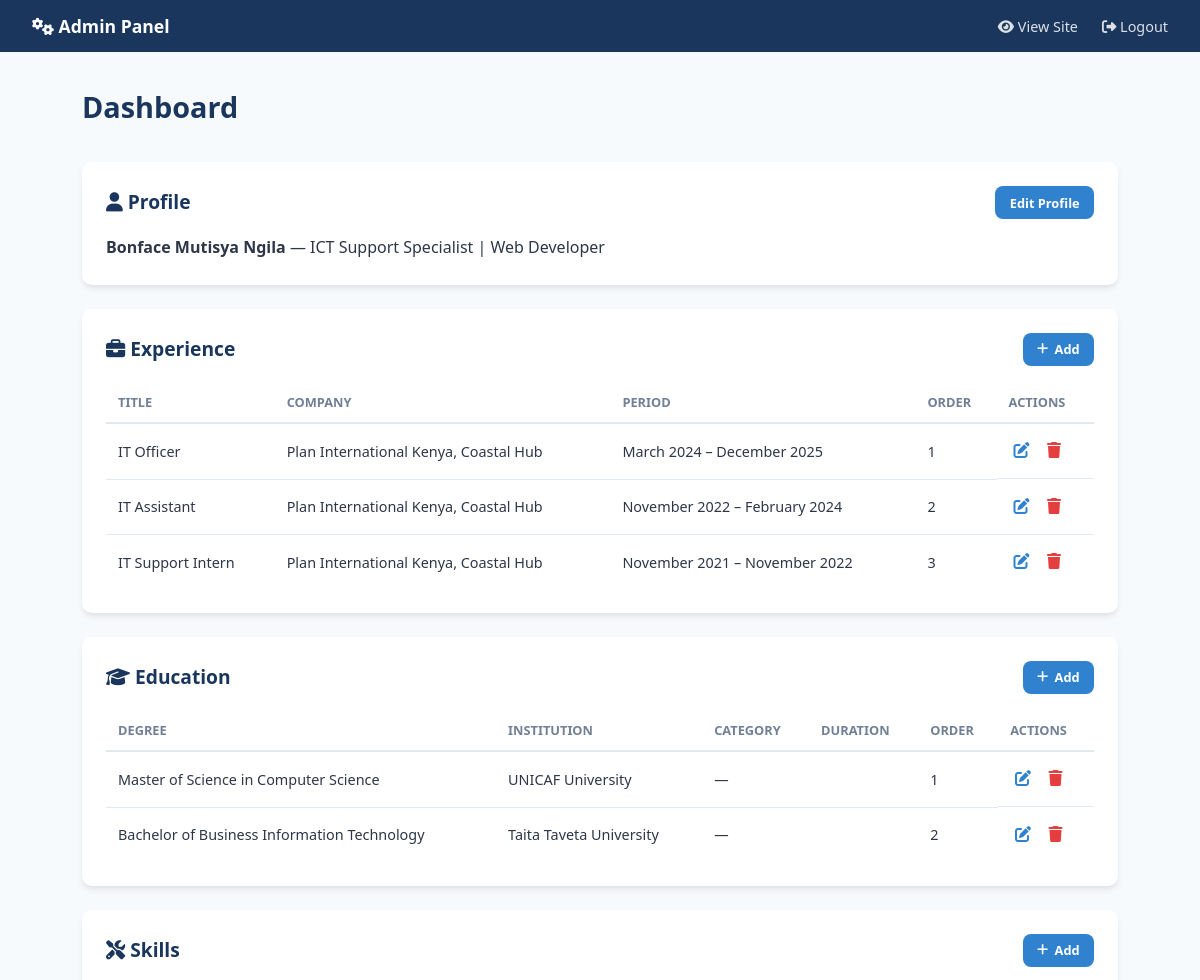
The page /admin (signed in, upper part) on the database as committed earlier.
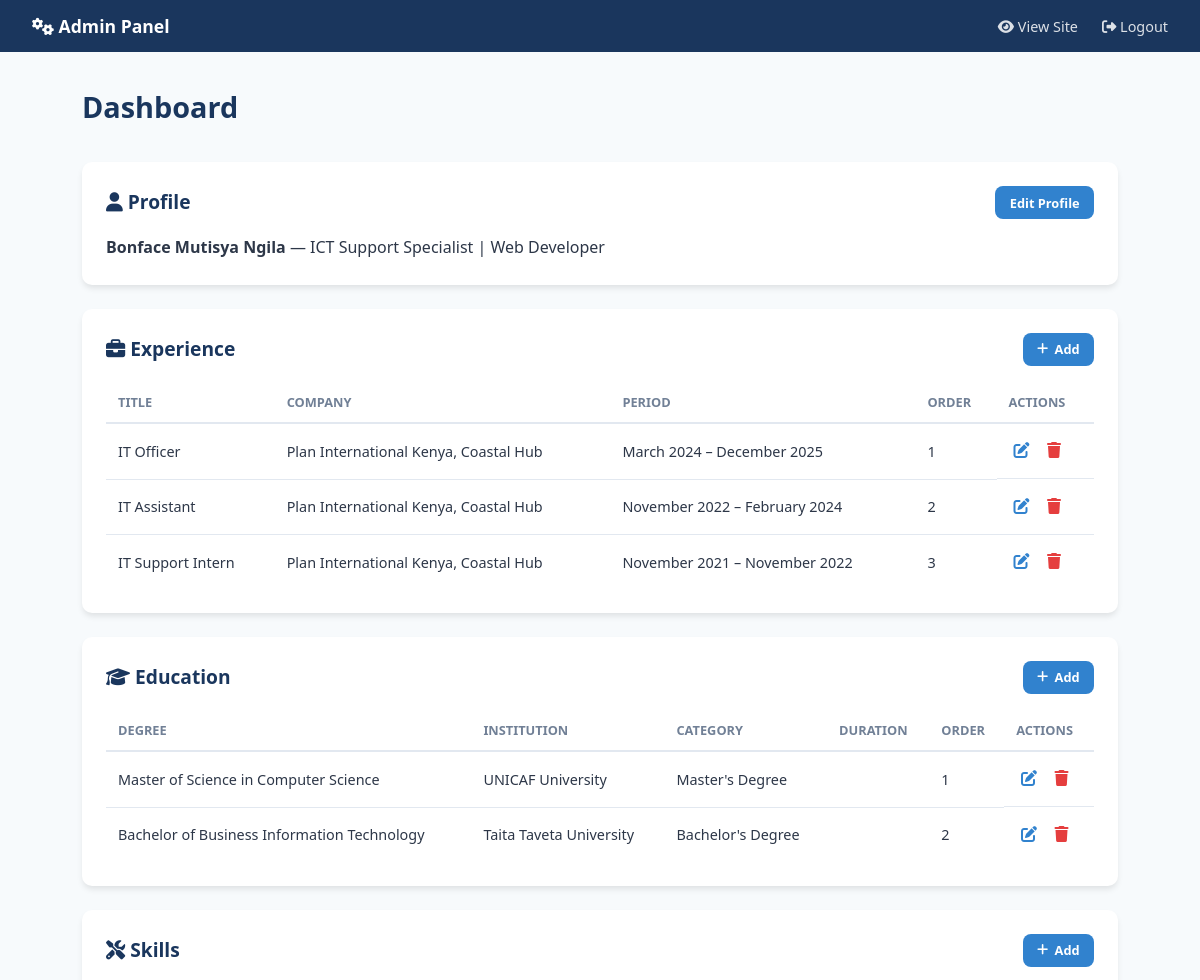
The same page on the database as committed later.
### app.py (models this page shows)
class Education(db.Model):
    id = db.Column(db.Integer, primary_key=True)
    degree = db.Column(db.String(200), nullable=False)
    institution = db.Column(db.String(200), nullable=False)
    institution_category = db.Column(db.String(100))
    start_date = db.Column(db.String(20))
    end_date = db.Column(db.String(20))
    details = db.Column(db.Text)
    year = db.Column(db.String(50))
    sort_order = db.Column(db.Integer, default=0)

### app.py (the view)
@app.route("/admin")
@login_required
def admin_dashboard():
    profile = Profile.query.first()
    experiences = Experience.query.order_by(Experience.sort_order).all()
    educations = Education.query.order_by(Education.sort_order).all()
    skills = Skill.query.order_by(Skill.sort_order).all()
    projects = Project.query.order_by(Project.sort_order).all()
    certifications = Certification.query.order_by(Certification.sort_order).all()
    return render_template(
        "admin/dashboard.html",
        profile=profile,
        experiences=experiences,
        educations=educations,
        skills=skills,
        projects=projects,
        certifications=certifications,
    )

### app.py (called while the page is built)
def login_required(f):
    @wraps(f)
    def decorated(*args, **kwargs):
        if not session.get("admin_logged_in"):
            return redirect(url_for("admin_login"))
        return f(*args, **kwargs)
    return decorated

### templates/admin/dashboard.html (shortened to what this page needs)
{% extends "admin/base_admin.html" %}
{% block content %}
<div class="dashboard">
    <h1>Dashboard</h1>
    <div class="admin-section">
        <div class="section-header">
            <h2><i class="fas fa-user"></i> Profile</h2>
            <a href="{{ url_for('admin_profile') }}" class="btn btn-sm">Edit Profile</a>
        </div>
        {% if profile %}
        <p><strong>{{ profile.full_name }}</strong> &mdash; {{ profile.tagline }}</p>
        {% else %}
        <p class="text-muted">No profile yet. Click "Edit Profile" to add your details.</p>
        {% endif %}
    </div>
    <div class="admin-section">
        <div class="section-header">
            <h2><i class="fas fa-briefcase"></i> Experience</h2>
            <a href="{{ url_for('admin_experience_add') }}" class="btn btn-sm"><i class="fas fa-plus"></i> Add</a>
        </div>
        {% if experiences %}
        <table class="admin-table">
            <thead>
                <tr><th>Title</th><th>Company</th><th>Period</th><th>Order</th><th>Actions</th></tr>
            </thead>
            <tbody>
                {% for exp in experiences %}
                <tr>
                    <td>{{ exp.job_title }}</td>
                    <td>{{ exp.company }}</td>
                    <td>{{ exp.start_date }} &ndash; {{ exp.end_date }}</td>
                    <td>{{ exp.sort_order }}</td>
                    <td class="actions">
                        <a href="{{ url_for('admin_experience_edit', id=exp.id) }}" class="btn-icon" title="Edit"><i class="fas fa-edit"></i></a>
                        <form method="POST" action="{{ url_for('admin_experience_delete', id=exp.id) }}" class="inline-form" onsubmit="return confirm('Delete this experience?')">
                            <button type="submit" class="btn-icon btn-danger" title="Delete"><i class="fas fa-trash"></i></button>
                        </form>
                    </td>
                </tr>
                {% endfor %}
            </tbody>
        </table>
        {% else %}
        <p class="text-muted">No experience entries yet.</p>
        {% endif %}
    </div>
    <div class="admin-section">
        <div class="section-header">
            <h2><i class="fas fa-graduation-cap"></i> Education</h2>
            <a href="{{ url_for('admin_education_add') }}" class="btn btn-sm"><i class="fas fa-plus"></i> Add</a>
        </div>
        {% if educations %}
        <table class="admin-table">
            <thead>
                <tr><th>Degree</th><th>Institution</th><th>Category</th><th>Duration</th><th>Order</th><th>Actions</th></tr>
            </thead>
            <tbody>
                {% for edu in educations %}
                <tr>
                    <td>{{ edu.degree }}</td>
                    <td>{{ edu.institution }}</td>
                    <td>{{ edu.institution_category or '—' }}</td>
                    <td>{{ edu.start_date or '' }}{% if edu.start_date and edu.end_date %} → {% elif edu.start_date %} → Present{% endif %}{{ edu.end_date or '' }}</td>
                    <td>{{ edu.sort_order }}</td>
                    <td class="actions">
                        <a href="{{ url_for('admin_education_edit', id=edu.id) }}" class="btn-icon" title="Edit"><i class="fas fa-edit"></i></a>
                        <form method="POST" action="{{ url_for('admin_education_delete', id=edu.id) }}" class="inline-form" onsubmit="return confirm('Delete this education?')">
                            <button type="submit" class="btn-icon btn-danger" title="Delete"><i class="fas fa-trash"></i></button>
                        </form>
                    </td>
                </tr>
                {% endfor %}
            </tbody>
        </table>
        {% else %}
        <p class="text-muted">No education entries yet.</p>
        {% endif %}
    </div>
    <div class="admin-section">
        <div class="section-header">
            <h2><i class="fas fa-tools"></i> Skills</h2>
            <a href="{{ url_for('admin_skill_add') }}" class="btn btn-sm"><i class="fas fa-plus"></i> Add</a>
        </div>
    </div>
</div>
{% endblock %}

Rows that differ between the two databases and show on the page:
changed Education "Master of Science in Computer Science": institution_category "—" → "Master's Degree"
changed Education "Bachelor of Business Information Technology": institution_category "—" → "Bachelor's Degree"
